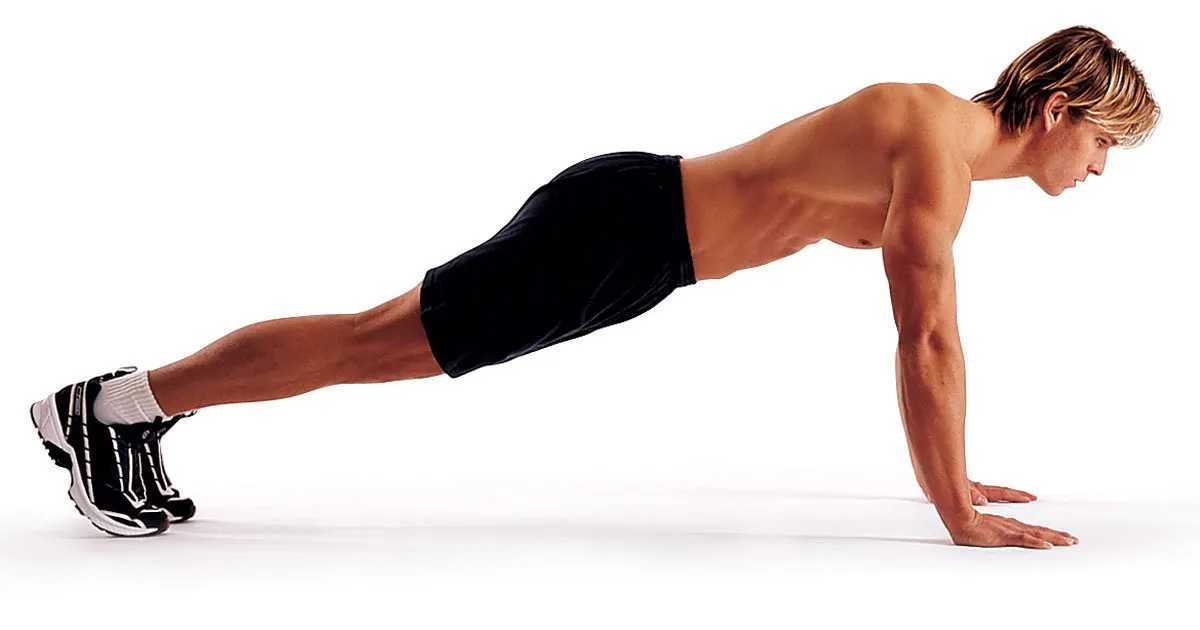
#> input picture pushup_pose.jpg, 1200 x 630 px, found by its file name
$ jupyter execute --allow-errors CV_Final_Project.ipynb   (older library calls are emulated)
#> lines starting #> are read from the running program, lines starting #| are printed output that depends on the picture
CODE

[cell 1]
import cv2
from google.colab.patches import cv2_imshow
import numpy as np
from scipy import stats
import matplotlib.pyplot as plt
from skimage.segmentation import active_contour,morphological_geodesic_active_contour
from scipy import stats
import matplotlib.pyplot as plt
from skimage.segmentation import active_contour,morphological_geodesic_active_contour
from skimage.measure import label
from skimage.morphology import medial_axis, skeletonize
from numpy.lib.function_base import disp

[cell 2]
def display_img_single(im):
  im_shape = im.shape
  ratio = im_shape[0]/im_shape[1]
  if ratio>1:
    im = cv2.resize(im, (int(max_img_disp_shape[1]/ratio),max_img_disp_shape[1]))
  else:
    im = cv2.resize(im, (max_img_disp_shape[0], int(ratio*max_img_disp_shape[0])))
  cv2_imshow(im)

[cell 3]
#This function accepts a filter f and a 2D image I and performs cross-correlation
#and returns the result

# [38 lines left out: functions cross_correlation, display_img, not called in this run]

[cell 4]
# [36 lines left out: functions otsu_threshold, manual_threshold, not called in this run]

[cell 5]
# [19 lines left out: function preprocess_img, not called in this run]

[cell 6]
# [16 lines left out: function get_largest_connected_component, not called in this run]

[cell 7]
# [15 lines left out: function get_axis_heuristics, not called in this run]

[cell 8]
# [10 lines left out: function find_axis_points_from_image, not called in this run]

[cell 9]
# [60 lines left out: functions axis_median_filtering, find_lcc, find_medial_axis, find_skeleton, not called in this run]

[cell 10]
# [9 lines left out: function lrplot, not called in this run]

from sklearn.metrics import mean_squared_error
# [10 lines left out: function rmse, not called in this run]

[cell 11]
# [16 lines left out: function get_axis, not called in this run]

[cell 12]
# [23 lines left out: function check_pose, not called in this run]

[cell 13]
# [9 lines left out: function rmsecheck, not called in this run]

Template Processing

[cell 14]
max_img_disp_shape = (500,500)

[cell 15]
#Gaussian filter for denoising
gauss_f_x = np.array([[1, 3, 6, 7, 6, 3, 1]])

gauss_f_2D = np.matmul(gauss_f_x.T, gauss_f_x)

[cell 16]
from google.colab import drive
#> (the rest of this cell did not finish here and is left out)

[cell 17]
template_fg = cv2.imread('/content/drive/MyDrive/CV Project/pushup_pose.jpg',0)
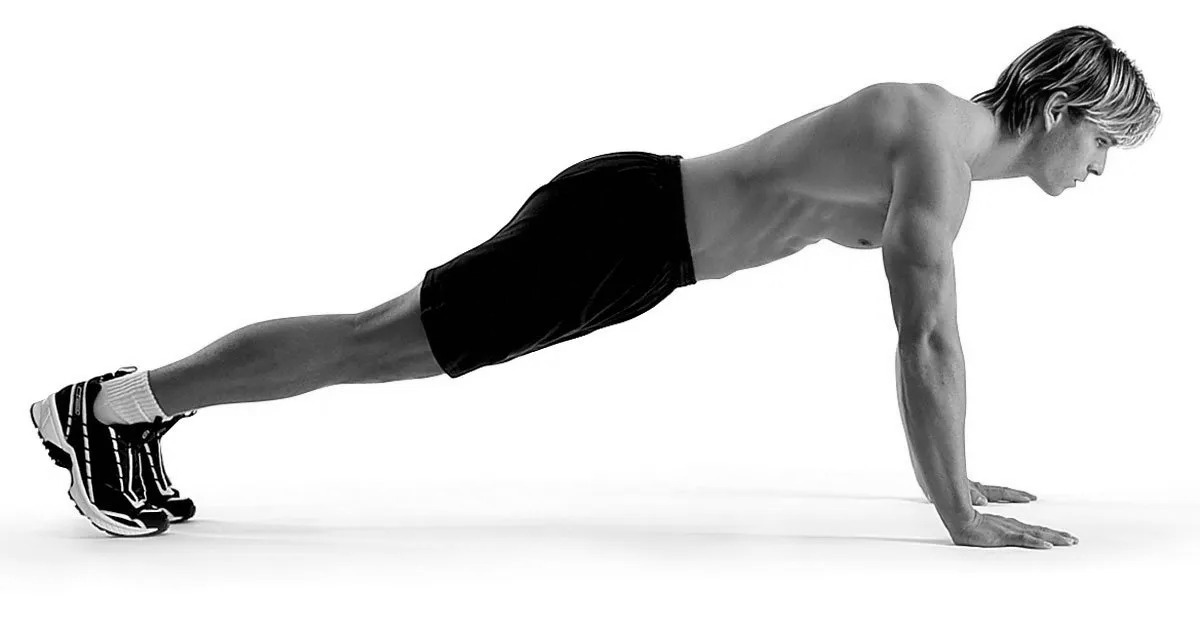
#> template_fg: shape (630, 1200); min 0, max 255, mean 216.5
display_img_single(template_fg)

[cell 18]
template_bg = np.ones(template_fg.shape) * 255
template_bg = template_bg.astype('uint8')
display_img_single(template_bg)
#> template_bg: shape (630, 1200); every value is 255
